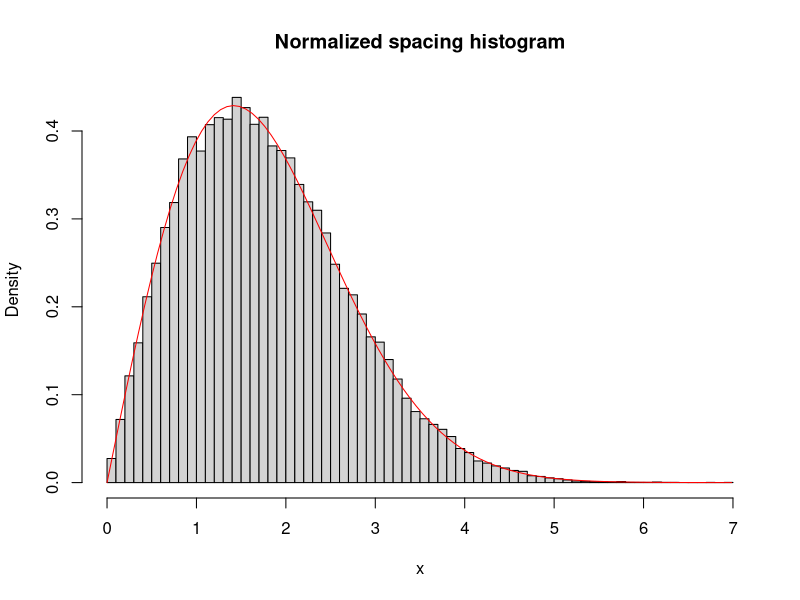

Recreate this plot in R.
# This program plots a numerical histogram of the eigenvalue spacing
# distribution for 2x2 GOE random matrices, and compares it with the
# Wigner surmise. You will be asked to choose the number of matrices to 
# be diagonalized.

# Definition of the Wigner surmise function
surmise <- function(s) s*exp(-s^2/4)/2

# Reads the number of matrices to be diagonalized from the Command Window
prompt = "\n Choose number of matrices to be diagonalized: "
Nmatr = 50000 # strtoi(readline(prompt))

# x is an empty vector that will be used to collect all spacings
x = c()

for (nm in 1:Nmatr) {
    x1 = rnorm(1) 
    x2 = rnorm(1)
    x3 = rnorm(1)/sqrt(2)
    M = matrix(c(x1, x3, x3, x2), nrow=2, ncol=2, byrow=TRUE)
    y = eigen(M, symmetric=TRUE, only.values=TRUE)$values
    x = c(x, abs(diff(y)))
}

# ------------------------------------------   
par(mfrow=c(1,1));
# 
hist(x, 50,freq=FALSE, 
     main="Normalized spacing histogram")

x2 <- seq(0, max(x),length.out=100)
y2 <- surmise(x2)
lines(x2, y2, col="red")

